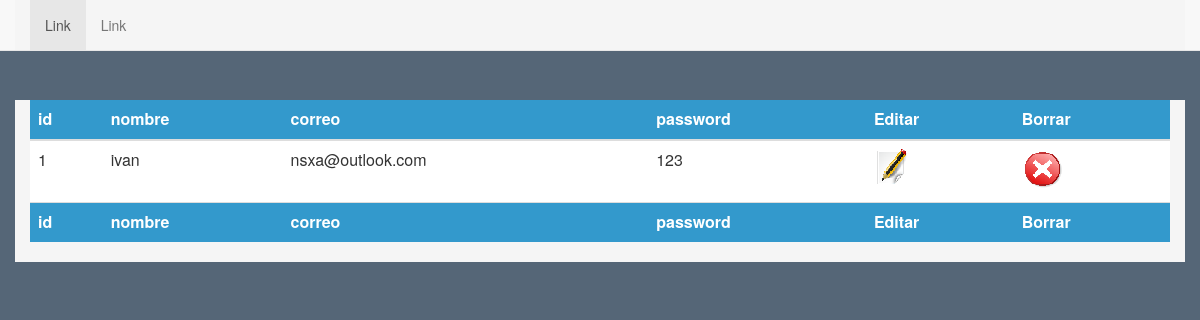
/indexusuarios.php, run on the app's committed database.
### tables this page shows
CREATE TABLE `usuarios` (
  `id` int(10) NOT NULL AUTO_INCREMENT,
  `nombre` varchar(100) NOT NULL,
  `correo` varchar(100) NOT NULL,
  `password` varchar(100) NOT NULL,
  PRIMARY KEY (`id`)
);

### usuarios.php (called while the page is built)
<?php
include 'Db.php';
Class usuarios{Private $id;Private $nombre;Private $correo;Private $password;public function getid(){
	return $this->id;}public function getnombre(){
	return $this->nombre;}public function getcorreo(){
	return $this->correo;}public function getpassword(){
	return $this->password;}public function putid($id){
	$this->id=$id;}public function putnombre($nombre){
	$this->nombre=$nombre;}public function putcorreo($correo){
	$this->correo=$correo;}public function putpassword($password){
	$this->password=$password;}public function gettodo(){
	$con= new Db;
	$con->conectar();
	$r=$con->consulta('Select * from usuarios');
	return $r;
	}public function gettodowhereidid($id){
	$con= new Db;
	$con->conectar();
	$r=$con->consulta('Select * from usuarios where id="'.$id.'"');
	return $r;
	}public function gettodowherenombreid($id){
	$con= new Db;
	$con->conectar();
	$r=$con->consulta('Select * from usuarios where nombre="'.$id.'"');
	return $r;
	}public function gettodowherecorreoid($id){
	$con= new Db;
	$con->conectar();
	$r=$con->consulta('Select * from usuarios where correo="'.$id.'"');
	return $r;
	}public function gettodowherepasswordid($id){
	$con= new Db;
	$con->conectar();
	$r=$con->consulta('Select * from usuarios where password="'.$id.'"');
	return $r;
	}public function insert($v0,$v1,$v2,$v3){
	$con= new Db;
	$con->conectar();
	$r=$con->consulta('INSERT INTO usuarios (id,nombre,correo,password) VALUES (NULL,"'.$v1.'","'.$v2.'","'.$v3.'")');
	return $r;
	}public function update($id,$v0,$v1,$v2,$v3)
	{
	$con= new Db;
	$con->conectar();
	$r=$con->consulta('UPDATE usuarios SET id="'.$v0.'", nombre="'.$v1.'", correo="'.$v2.'", password="'.$v3.'" WHERE id = '.$v0);}
	public function delete($idnombre,$id){
	$con= new Db;
	$con->conectar();
	$r=$con->consulta("DELETE FROM usuarios WHERE ".$idnombre." = ".$id."");
	}} ?>

### Db.php (called while the page is built, shortened)
<?php
class Db{
	private $con;
	public function conectar(){
$this->con=mysqli_connect("localhost","root","Arpanet61009","sistemacontable",3306);
  }
  public function consulta($c)
  {
	  $resultado = mysqli_query($this->con,$c);
	  return $resultado;
  }
}
?>

### indexusuarios.php (the view, shortened to what this page needs)
<?php
include 'usuarios.php';
$t= new usuarios;
$r= $t->gettodo();
?>
<html>
<link href="bootstrap.min.css" rel="stylesheet">
<link href="docs.min.css" rel="stylesheet">
<link href="paginate.css" rel="stylesheet">
<nav class="navbar navbar-default navbar-fixed-top">
  <div class="container">
  <ul class="nav navbar-nav">
        <li class="active"><a href="#">Link <span class="sr-only">(current)</span></a></li>
        <li><a href="#">Link</a></li>
		</ul>
    </div>
</nav>
<br>
<br>
<br>
<br>
<br>
<div class="container" id="content" tabindex="-1">
<table class="table" id="tabla">
<thead>
<tr style="background-color: #3399cc;
    color:white;"><th>id</th><th>nombre</th><th>correo</th><th>password</th><th>Editar</th><th>Borrar</th></tr>
</thead>
<tbody>
<?php
while ($row = mysqli_fetch_assoc($r)) {
    echo "<tr style='background-color:white;'><td>".$row["id"]."</td><td>".$row["nombre"]."</td><td>".$row["correo"]."</td><td>".$row["password"]."</td>";
	echo "<td><a href='editusuarios.php?id=".$row["id"]."'><img src='edit.png'></img></a></td><td><a href='deleteusuarios.php?id=".$row["id"]."'><img src='delete.png'></img></a></td>";echo "</tr>";
}
?>
</tbody>
<tfoot>
<tr style="background-color: #3399cc;
    color:white;"><th>id</th><th>nombre</th><th>correo</th><th>password</th><th>Editar</th><th>Borrar</th></tr>
</tfoot>
</table>
</div>
</html>

### data on the page
usuarios: id "1", nombre "ivan", correo "nsxa@outlook.com", password "123"
